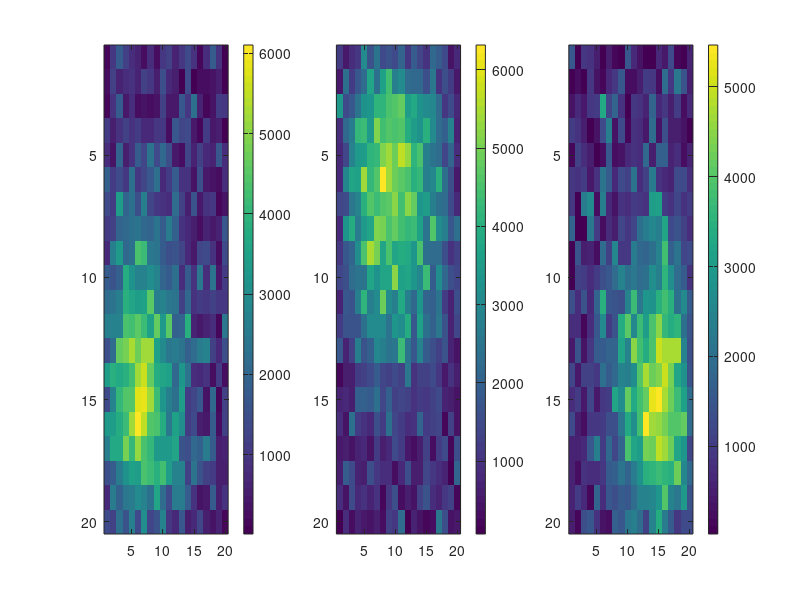

This chart was generated by the following MATLAB code: (Note: this script raises an error after producing the figure.)
gD = zeros(3,3); gD(1, 1) = 2; gD(2, 1) = 1; gD(2, 2) = 2; gD(3, 2) = 1; gD(1, 3) = 1; gD(3, 3) = 2;
for i = 1:3
gD = gD ./ norm(gD(:,i));
end
SLEN = 3; MLEN = 3; IHEIGHT = 20; IWIDTH = 20;
%[ gW, gW0, usedElement ] = synthesizeW( MLEN, IHEIGHT, IWIDTH, 'diffusion', 1, [], 2, 1);
%% construct W specific for experiment 2
gW = zeros( MLEN, IHEIGHT, IWIDTH );
gW(1, (IHEIGHT-4+1):IHEIGHT, 1:4) = abs(randn(4,4)*3e5);
midW = floor( IWIDTH / 2 );
gW(2, 1:4, (midW-2):(midW+1)) = abs(randn(4,4)*1e5);
gW(3, (IHEIGHT-2+1):IHEIGHT, (IWIDTH-2+1):IWIDTH ) = abs(randn(2,2)*3e6);
% 
% figure;
% for i = 1:3
% subplot(1,3,i); imagesc(reshape(gW(i,:),20,20));colorbar;
% end

h = fspecial( 'gaussian', 5 );
for i = 1:MLEN
    I = imfilter( reshape( gW(i,:), IHEIGHT, IWIDTH ), h );
    blurNum = 150;
    for j = 1:blurNum
        I = imfilter( reshape( I, IHEIGHT, IWIDTH ), h );
    end
    gW(i,:) = I(:);
end

for i = 1:400
    for j =1:3
        if( gW(j, i) ~= 0)
            gW(j, i ) = (1000*abs(randn(1,1)))+gW(j,i);
        end
    end
end

figure;
for i = 1:3
subplot(1,3,i); imagesc(reshape(gW(i,:),20,20));colorbar;
end


[ gY ] = genY_Poisson( 'identity', gD, gW, gW0 );
BlkDS = conBLKDS( gY );

figure;
for i = 1:3
    subplot(1, 3, i); imagesc( reshape( gY(i, :), 20, 20 ) ); colorbar;
end

lambda = 1e-32; theta = 1e-32; phi = 1e-32;
aMatrix = ones( IHEIGHT, IWIDTH );
snapPath = 'temp.mat';
%setting up parameters
param = setDLParameters();

initVar = [];
DTemplate = zeros(3,3); DTemplate(1:2,1) = 1; DTemplate(2:3, 2) = 1; DTemplate([1,3],3) = 1;
% initVar.outD = abs(randn(3,3));
% initVar.outD(DTemplate==0) = 0;
% for i = 1:3
%     initVar.outD(:, i) = initVar.outD(:, i) / norm( initVar.outD(:, i) ); 
% end
% initVar.outW = zeros(3, 400);
% initVar.outW0 = zeros( 20, 20 );
% initVar.z1 = initVar.outW;
% z0 = log(gY);
% z0(z0==-inf)=0;
% %if not in traing set, we shoud not initialize z0 according to it.
% %take the average values
% tmp = sum( z0(:, :), 2 ) / ( length( find( BlkDS.indMap == 1 ) ) );
% for i = 1:400
%     %if is in data area, but not in training set, 
%     %set it to average spectrum
%     if BlkDS.indMap(i) && ~aMatrix(i)
%         z0(:, i) = tmp;
%     end
% end
% initVar.z0 = z0(:, :);
% 
% figure;
% for i = 1:3
%     subplot(1, 3, i); imagesc( reshape(gY(i,:),20,20) ); colorbar;
% end
% 
save( 'experiment2_env_lf_id.mat' );


[ expRec0 ] = dictionaryLearning_ADMM_v6( gY, initVar, DTemplate, [], lambda, theta, phi, aMatrix, BlkDS, [], snapPath, param );
[ ~, etheta, ~ ] = estimateHypParam( expRec0.W, expRec0.D, DTemplate, BlkDS, 0 );
[ expRec1 ] = dictionaryLearning_ADMM_v6( gY, initVar, DTemplate, [], lambda, etheta*1e-2, phi, aMatrix, BlkDS, [], snapPath, param );

figure;
for i = 1:3
    subplot(1, 3, i); imagesc( reshape( expRec0.W(i,:),20,20) ); colorbar;
end
figure;
for i = 1:3
    subplot(1, 3, i); imagesc( reshape( expRec1.W(i,:),20,20) ); colorbar;
end
% [ elambda, ~, ephi ] = estimateHypParam( expRec0.outW, expRec0.outD, DTemplate, BlkDS );
% param.OUTER_IT_NUM = 60;
% [ expRec0_2 ] = dictionaryLearning_ADMM_v5( gY, initVar, DTemplate, [], elambda, theta, ephi, aMatrix, BlkDS, [], snapPath, param );
% [ ~, etheta, ~ ] = estimateHypParam( expRec0_2.outW, expRec0_2.outD, DTemplate, BlkDS );
% 
% [ expRec1 ] = dictionaryLearning_ADMM_v5( gY, initVar, DTemplate, [], elambda, etheta, ephi, aMatrix, BlkDS, [], snapPath, param );
% [ expRec3 ] = dictionaryLearning_ADMM_v5( gY, initVar, DTemplate, [], lambda, etheta, phi, aMatrix, BlkDS, [], snapPath, param );
% [ ~, etheta, ~ ] = estimateHypParam( expRec0.outW, expRec0.outD, DTemplate, BlkDS );
% [ expRec4 ] = dictionaryLearning_ADMM_v5( gY, initVar, DTemplate, [], lambda, etheta, phi, aMatrix, BlkDS, [], snapPath, param );

%% compare with NNMF
opt = statset('MaxIter',100,'Display','final');
% [W, H] = nnmf( simData.gY(:, BlkDS.indMap==1), 20, 'algorithm', 'als', 'options', opt );
[W,H] = nnmf(gY(:, BlkDS.indMap==1), 3,'replicates',100,...
                   'options',opt,...
                   'algorithm','mult');
for i = 1:3
    W(:, i) = W(:, i) / norm( W(:, i) );
end
D_NNMF = W;


%% compare with pLSA
Par = []; Par.maxit = 500; Par.Leps = 1; Par.doplot = 0;
[Pw_z,Pd_z,Pz,Li] = pLSA_EM( gY(:, BlkDS.indMap==1), 3, Par );
    for j = 1:i
        Pw_z(:, j) = Pw_z(:, j) / norm( Pw_z(:, j) );
    end
D_pLSA = Pw_z;


%% draw bar plot
[sg, idx] = sort( gD(:), 'descend');
outMat = zeros( length(gD(:)), 4);
outMat(:,1) = sg;
[ mfitD, Matching ] = HungarianArrange( expRec0.D, gD );
outMat(:,2) = mfitD(idx);
[ mfitD, Matching ] = HungarianArrange( D_NNMF, gD );
outMat(:,3) = mfitD(idx);
[ mfitD, Matching ] = HungarianArrange( D_pLSA, gD );
outMat(:,4) = [mfitD(idx(1:9))];
figure;bar(outMat)
legend('ground truth', 'MOLDL', 'NNMF', 'pLSA');
xlabel('dictionary entries (sorted by intensity)', 'FontSize', 20, 'Fontweight', 'bold' );
ylabel('intensity', 'FontSize', 20, 'Fontweight', 'bold' );
set( gca, 'FontSize', 20, 'Fontweight', 'bold' );
save('simulation_res.mat');

